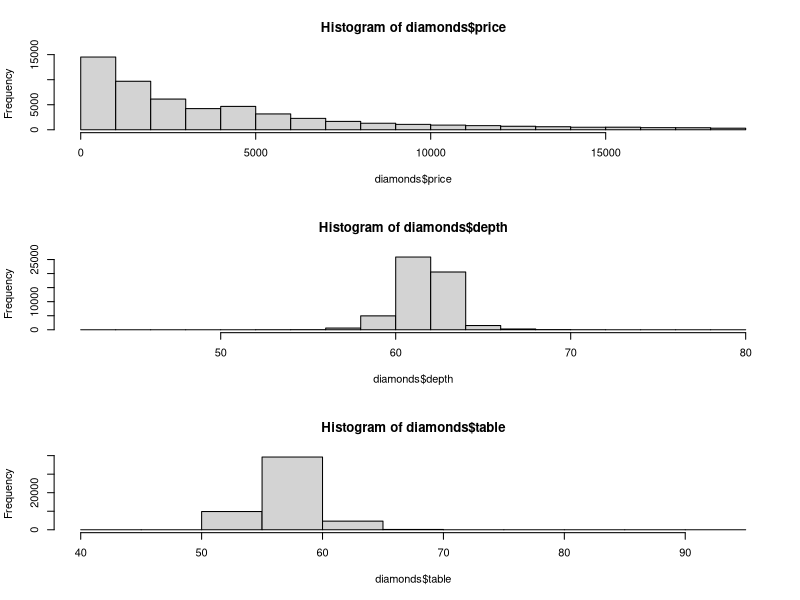
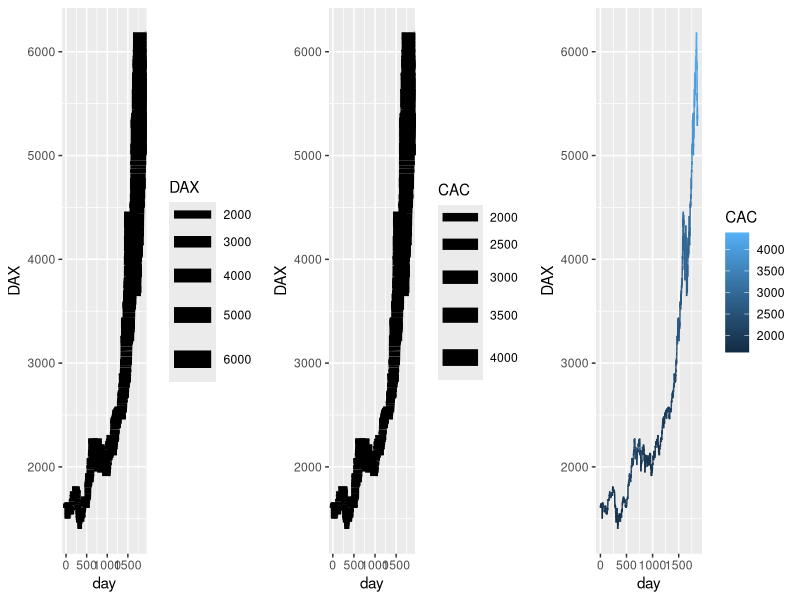
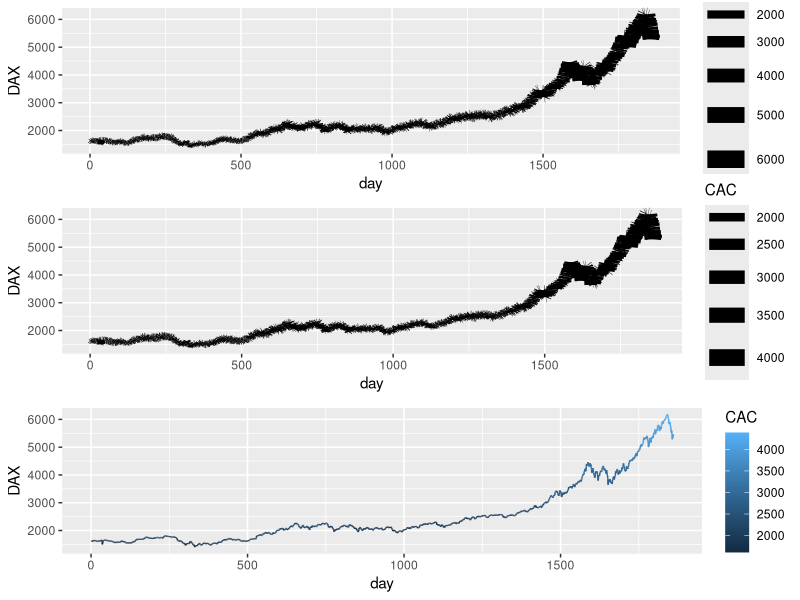
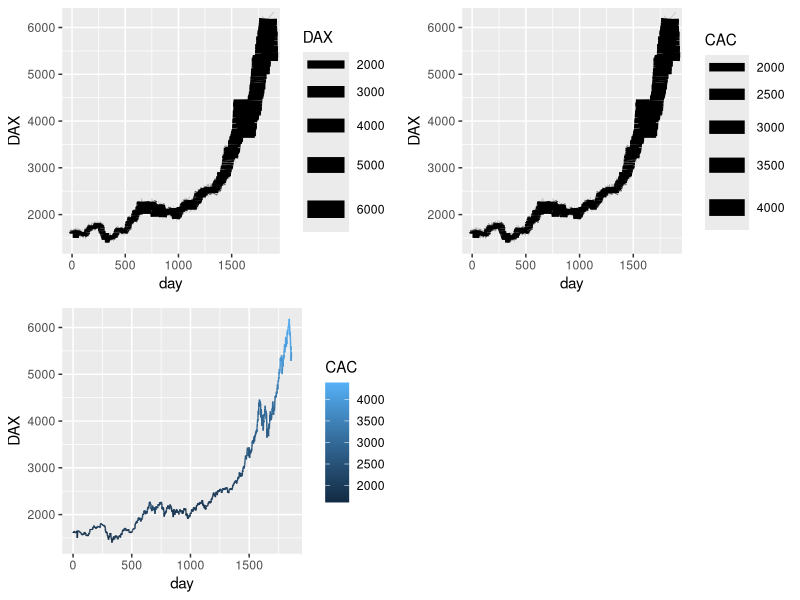
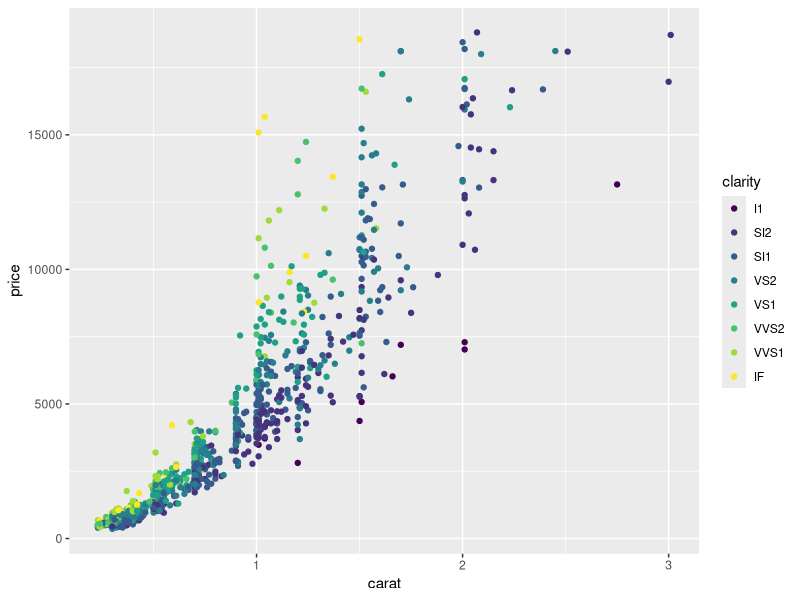
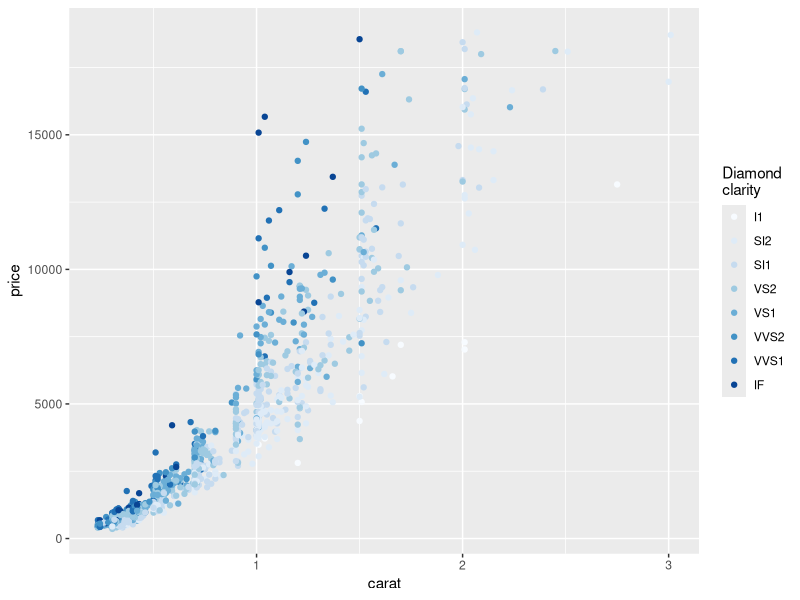
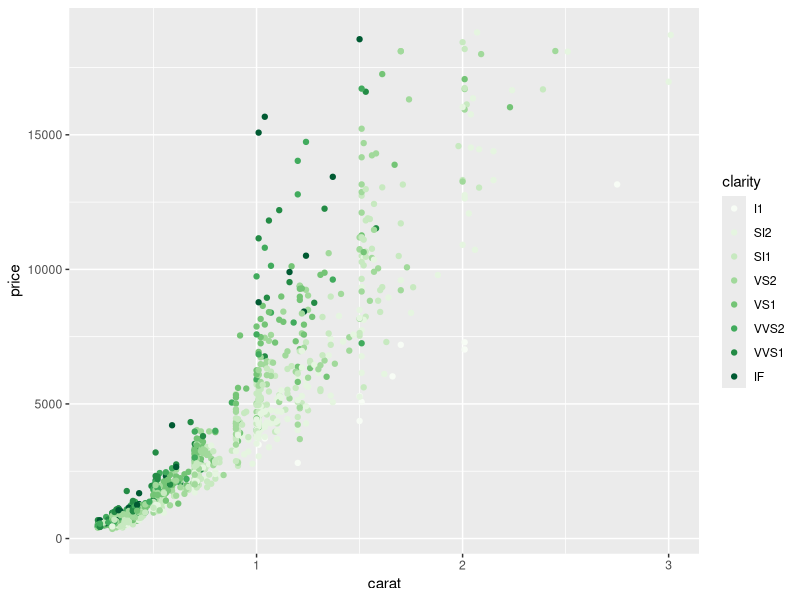
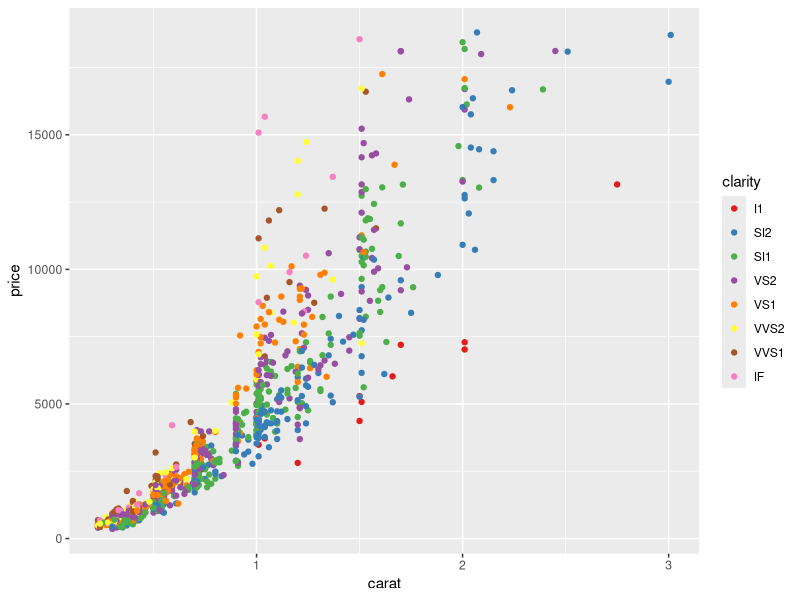

The R script that drew these images, in order:
library(ggplot2) # aside from ggplot itself, this contains 'diamonds'

# if you are using traditional R functions like 'hist' to make graphs,
# this will create a grid and the next set of graphs you make will 
# fill it in
# * this specifies 3 rows, 1 col
par(mfrow=c(3, 1))
hist(diamonds$price)
hist(diamonds$depth)
hist(diamonds$table)

# prep some data to show the grids
ds = as.data.frame(EuStockMarkets)
ds$day = seq(nrow(ds))

# If you're using ggplot, use the 'gridExtra' library.
# Store each plot and then use the grid.arrange command
# which lets you specify number of rows and columns of
# graphs
library(gridExtra)
p1 <- ggplot(ds, aes(day, DAX)) + geom_line(aes(size=DAX))
p2 <- ggplot(ds, aes(day, DAX)) + geom_line(aes(size=CAC))
p3 <- ggplot(ds, aes(day, DAX)) + geom_line(aes(color=CAC))
grid.arrange(p1,p2,p3,ncol=3)
grid.arrange(p1,p2,p3,nrow=3)
grid.arrange(p1,p2,p3,nrow=2, ncol=2)

# color brewer palette
# (use sample of diamonds data)
dsamp <- diamonds[sample(nrow(diamonds), 1000), ]
d <- ggplot(dsamp, aes(carat, price)) + geom_point(aes(color=clarity))
d
# use default color brewer palette and give the name of the legend
d + scale_colour_brewer("Diamond\nclarity")

# Select brewer palette to use, see ?scales::brewer_pal for more details
d + scale_colour_brewer(palette = "Greens")
d + scale_colour_brewer(palette = "Set1")

# scale_fill_brewer works just the same as
# scale_colour_brewer but for fill colours
p <- ggplot(diamonds, aes(x = price, fill = cut)) +
  geom_histogram(position = "dodge", binwidth = 1000)
p
p + scale_fill_brewer()
p + scale_fill_brewer(type = "seq", palette = 2)

# the order of colour can be reversed
p + scale_fill_brewer(direction = -1)

# the brewer scales look better on a darker background
p + scale_fill_brewer(direction = -1) + theme_dark()

library(scales)
d <- ggplot(dsamp, aes(carat, price)) + geom_point(aes(color=depth))
d + scale_colour_gradient2(low = muted("red"),
                         mid = "white",
                         high = muted("blue"),
                         midpoint = 63,
                         space = "Lab",
                         na.value = "grey50",
                         guide = "colorbar")
